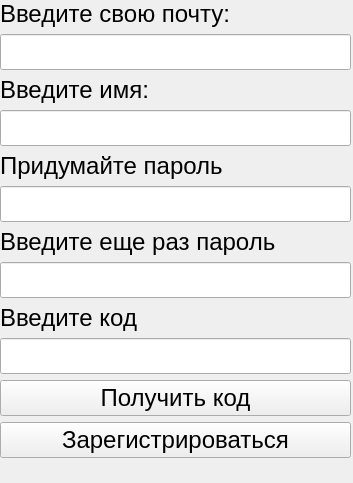
<?xml version="1.0" encoding="UTF-8"?>
<ui version="4.0">
 <class>Form</class>
 <widget class="QWidget" name="Form">
  <property name="geometry">
   <rect>
    <x>0</x>
    <y>0</y>
    <width>353</width>
    <height>483</height>
   </rect>
  </property>
  <property name="font">
   <font>
    <pointsize>10</pointsize>
   </font>
  </property>
  <property name="windowTitle">
   <string>Form</string>
  </property>
  <widget class="QWidget" name="verticalLayoutWidget">
   <property name="geometry">
    <rect>
     <x>0</x>
     <y>0</y>
     <width>351</width>
     <height>484</height>
    </rect>
   </property>
   <layout class="QVBoxLayout" name="verticalLayout">
    <item>
     <widget class="QLabel" name="label">
      <property name="font">
       <font>
        <pointsize>18</pointsize>
       </font>
      </property>
      <property name="text">
       <string>Введите свою почту:</string>
      </property>
     </widget>
    </item>
    <item>
     <widget class="QLineEdit" name="emai_userl">
      <property name="font">
       <font>
        <pointsize>18</pointsize>
       </font>
      </property>
     </widget>
    </item>
    <item>
     <widget class="QLabel" name="label_2">
      <property name="font">
       <font>
        <pointsize>18</pointsize>
       </font>
      </property>
      <property name="text">
       <string>Введите имя:</string>
      </property>
     </widget>
    </item>
    <item>
     <widget class="QLineEdit" name="name_user">
      <property name="font">
       <font>
        <pointsize>18</pointsize>
       </font>
      </property>
     </widget>
    </item>
    <item>
     <widget class="QLabel" name="label_3">
      <property name="font">
       <font>
        <pointsize>18</pointsize>
       </font>
      </property>
      <property name="text">
       <string>Придумайте пароль</string>
      </property>
     </widget>
    </item>
    <item>
     <widget class="QLineEdit" name="password">
      <property name="font">
       <font>
        <pointsize>18</pointsize>
       </font>
      </property>
     </widget>
    </item>
    <item>
     <widget class="QLabel" name="label_4">
      <property name="font">
       <font>
        <pointsize>18</pointsize>
       </font>
      </property>
      <property name="text">
       <string>Введите еще раз пароль</string>
      </property>
     </widget>
    </item>
    <item>
     <widget class="QLineEdit" name="password1">
      <property name="font">
       <font>
        <pointsize>18</pointsize>
       </font>
      </property>
     </widget>
    </item>
    <item>
     <widget class="QLabel" name="label_5">
      <property name="font">
       <font>
        <pointsize>18</pointsize>
       </font>
      </property>
      <property name="text">
       <string>Введите код</string>
      </property>
     </widget>
    </item>
    <item>
     <widget class="QLineEdit" name="code">
      <property name="font">
       <font>
        <pointsize>18</pointsize>
       </font>
      </property>
     </widget>
    </item>
    <item>
     <widget class="QPushButton" name="pb_code">
      <property name="font">
       <font>
        <pointsize>18</pointsize>
       </font>
      </property>
      <property name="text">
       <string>Получить код</string>
      </property>
     </widget>
    </item>
    <item>
     <widget class="QPushButton" name="pb_reg">
      <property name="font">
       <font>
        <pointsize>18</pointsize>
       </font>
      </property>
      <property name="text">
       <string>Зарегистрироваться</string>
      </property>
     </widget>
    </item>
    <item>
     <widget class="QLabel" name="error">
      <property name="text">
       <string/>
      </property>
     </widget>
    </item>
   </layout>
  </widget>
 </widget>
 <resources/>
 <connections/>
</ui>
